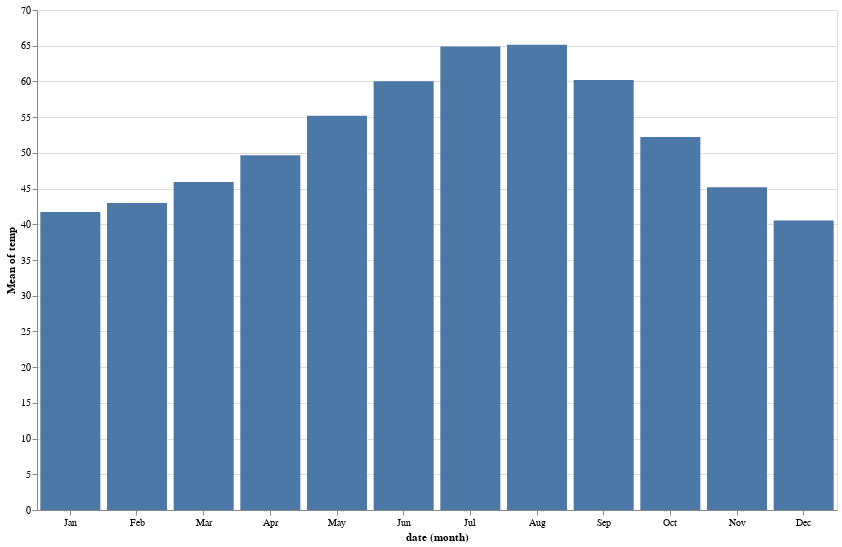

The cell this chart's notebook holds for it:
### Code cell
alt.Chart(temps).mark_bar().encode(
    x=alt.X('date:O',timeUnit='month'),
    y='mean(temp):Q'
).interactive().properties(
    width=800,
    height=500
)

### Figure 1 — Vega-Lite specification as saved in the notebook (floating-point values rounded to 4 significant figures; data arrays with more than 128 entries replaced by an {"elided": "..."} marker saying what was removed)
{"config": {"view": {"continuousWidth": 400, "continuousHeight": 300}}, "data": {"name": "data-11cb5410596269ffd07beaa65f03d79d"}, "mark": "bar", "encoding": {"x": {"type": "ordinal", "field": "date", "timeUnit": "month"}, "y": {"type": "quantitative", "aggregate": "mean", "field": "temp"}}, "height": 500, "selection": {"selector008": {"type": "interval", "bind": "scales", "encodings": ["x", "y"]}}, "width": 800, "$schema": "https://vega.github.io/schema/vega-lite/v4.8.1.json", "datasets": {"data-11cb5410596269ffd07beaa65f03d79d": {"elided": "8759 records"}}}
